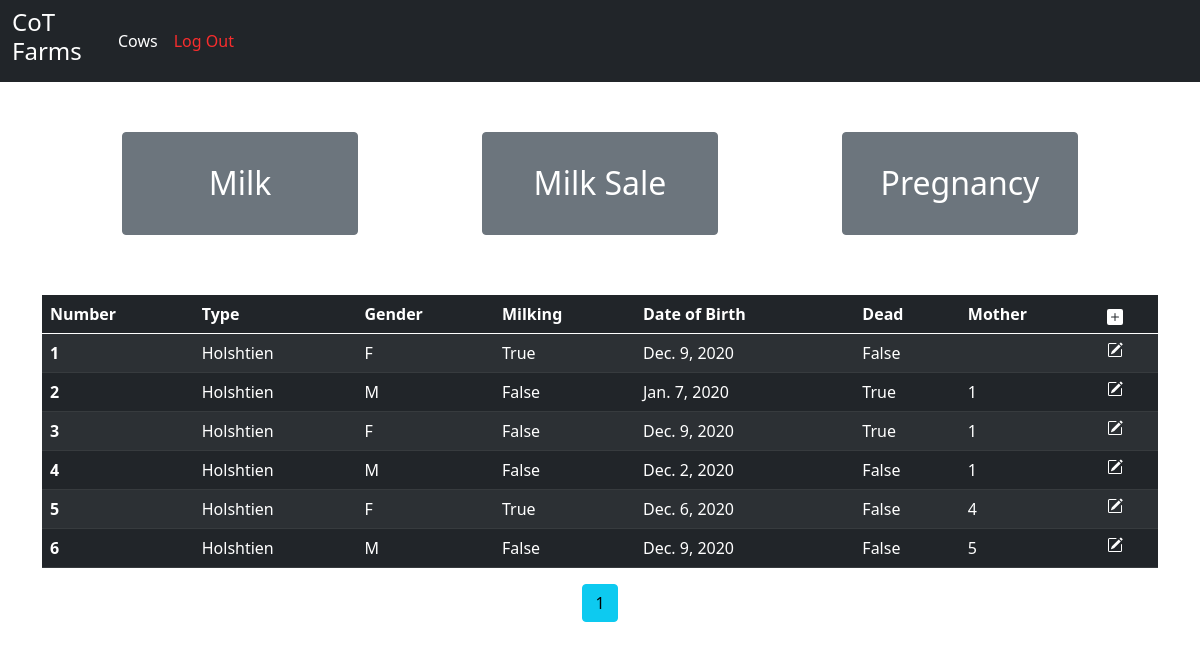
Before: /Cows/ (signed in) with the older database file.
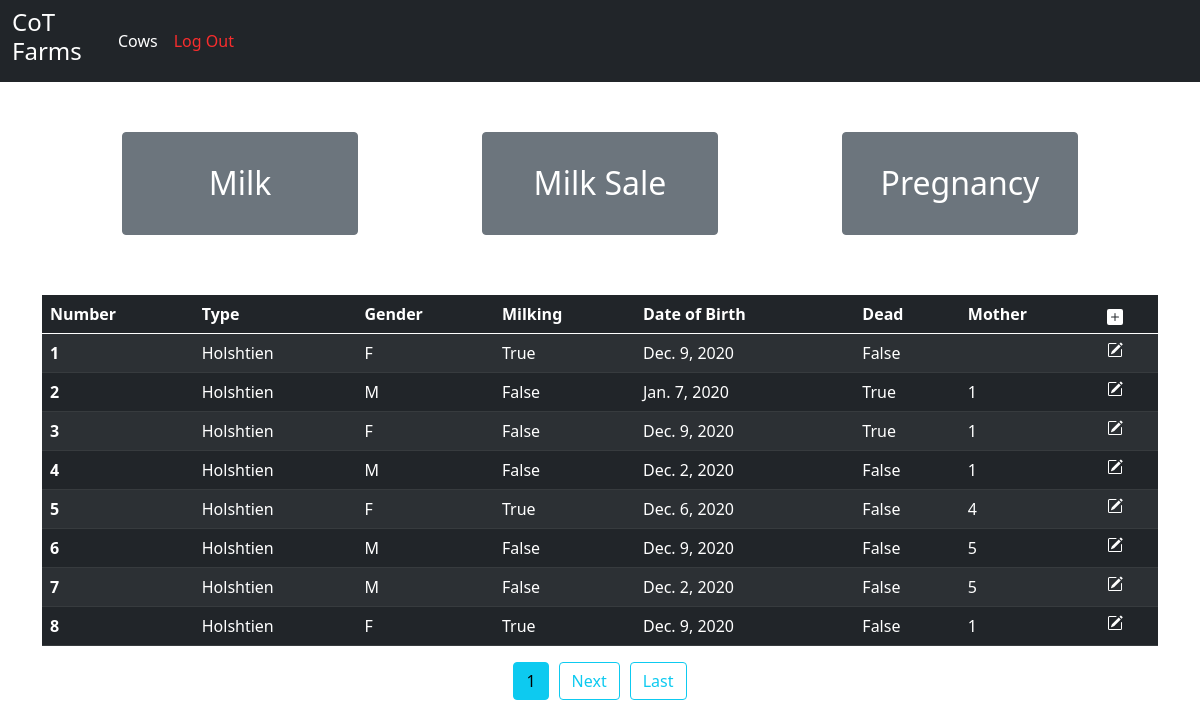
After: the same page with the newer database file.
### Manager/models.py (models this page shows, shortened)
class Cow(models.Model):
    Gender = (("M","MALE"),("F","FEMALE"))
    number = models.IntegerField(primary_key=True)
    dob = models.DateField()
    Type = models.ForeignKey(CowType, on_delete=models.SET_NULL, null=True)
    mother = models.ForeignKey("self", on_delete=models.SET_NULL, null=True, blank=True )
    gender = models.CharField(choices=Gender,max_length=1)
    dead = models.BooleanField(default=False)
    isMilking = models.BooleanField(default=False)

class CowType(models.Model):
    Type = models.CharField(max_length=30)
    def __str__(self):
        return self.Type

### Manager/views.py (the view)
# urls.py: path('', login_required(CowListView.as_view()), name='manager-cow-home'),
class CowListView(ListView):
    model = Cow
    template_name = 'Manager/Cows.html'
    context_object_name = "cows"
    ordering = ['number']
    paginate_by = 8

### Manager/templates/Manager/Cows.html (shortened to what this page needs)
{% extends "Manager/base.html" %}
{% block content %}
    <div style="padding: 30px;margin-bottom: 30px; padding-top: 0px;" class="row">
        <div class="col-md d-flex justify-content-center">
            <a href="{% url 'manager-cow-milk' %}" class="btn btn-secondary" style="padding: 8%; width: 70%; font-size: 200%;">Milk</a>
        </div>
        <div class="col-md d-flex justify-content-center">
            <button class="btn btn-secondary" style="padding: 8%; width: 70%; font-size: 200%;">Milk Sale</button>
        </div>
        <div class="col-md d-flex justify-content-center">
            <button class="btn btn-secondary" style="padding: 8%; width: 70%; font-size: 200%;">Pregnancy</button>
        </div>
    </div>
    <table class="table table-dark table-hover table-striped">
        <thead>
            <tr>
                <th scope="col">Number</th>
                <th scope="col">Type</th>
                <th scope="col">Gender</th>
                <th scope="col">Milking</th>
                <th scope="col">Date of Birth</th>
                <th scope="col">Dead</th>
                <th scope="col">Mother</th>
                <th scope="col">
                    <a type="button" href="{% url 'manager-cow-addcow' %}">
                        <svg xmlns="http://www.w3.org/2000/svg" width="16" height="16" fill="white" class="bi bi-plus-square-fill" viewBox="0 0 16 16">
                            <path d="M2 0a2 2 0 0 0-2 2v12a2 2 0 0 0 2 2h12a2 2 0 0 0 2-2V2a2 2 0 0 0-2-2H2zm6.5 4.5v3h3a.5.5 0 0 1 0 1h-3v3a.5.5 0 0 1-1 0v-3h-3a.5.5 0 0 1 0-1h3v-3a.5.5 0 0 1 1 0z"/>
                        </svg>
                    </a>
                </th>
            </tr>
        </thead>
        <tbody>
        {% for cow in cows %}
            <tr>
                <th scope="row">{{cow.number}}</th>
                <td>{{cow.Type}}</td>
                <td>{{cow.gender}}</td>
                <td>{{cow.isMilking}}</td>
                <td>{{cow.dob}}</td>
                <td>{{cow.dead}}</td>
                <td>{{cow.mother.number}}</td>
                <td>
                    <a type="button" href="{% url 'manager-cow-editcow' cow.number %}">
                    </a>
                </td>
            </tr>
        {% endfor %}
        </tbody>
    </table>
    <div class="d-flex justify-content-center">
        <a href="" class="btn btn-info" style="margin-left: 5px; margin-right: 5px;">{{ page_obj.number }}</a>
        {% if page_obj.has_next %}
            <a href="?page={{ page_obj.next_page_number }}" class="btn btn-outline-info" style="margin-left: 5px; margin-right: 5px;">Next</a>
            <a href="?page={{ page_obj.paginator.num_pages }}" class="btn btn-outline-info" style="margin-left: 5px; margin-right: 5px;">Last</a>
        {% endif %}
    </div>
{% endblock content %}

### Manager/templates/Manager/base.html (shortened to what this page needs)
{% load static %}
<html>
    <head>
        <link href="https://cdn.jsdelivr.net/npm/bootstrap@5.0.0-beta1/dist/css/bootstrap.min.css" rel="stylesheet">
        <link rel="stylesheet" type="text/css" href="{% static 'Manager/main.css' %}">
    </head>
    <body>
        <header>
            <nav class="navbar navbar-expand-lg navbar-dark bg-dark">
                <div class="container-fluid">
                    <div class="col-1">
                        <h4 style="color: white;"> CoT Farms </h4>
                    </div>
                    <div class="collapse navbar-collapse" id="navbarSupportedContent">
                        <ul class="navbar-nav me-auto mb-2 mb-lg-0">
                            <li class="nav-item">
                                <a class="nav-link active" aria-current="page" href="{% url 'manager-cow-home' %}">Cows</a>
                            </li>
                            <li>
                                <a class="nav-link active" aria-current="page" href="{% url 'logoutPage' %}" style="color: rgb(248, 45, 45);">Log Out</a>
                            </li>
                        </ul>
                    </div>
                </div>
            </nav>
        </header>
        <div class="container" style="margin-top: 50px;">
        {% block content %} {% endblock %}
        </div>
    </body>
</html>

Changed rows visible on the page:
added Cow: number "7", Type "Holshtien", gender "M", isMilking "False", dob "Dec. 2, 2020", dead "False", mother.number "5"
added Cow: number "8", Type "Holshtien", gender "F", isMilking "True", dob "Dec. 9, 2020", dead "False", mother.number "1"
Other visible differences:
text now shown: "Next Last"
